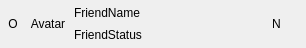
<?xml version="1.0" encoding="UTF-8"?>
<ui version="4.0">
 <class>FriendWidget</class>
 <widget class="QWidget" name="FriendWidget">
  <property name="geometry">
   <rect>
    <x>0</x>
    <y>0</y>
    <width>306</width>
    <height>48</height>
   </rect>
  </property>
  <property name="minimumSize">
   <size>
    <width>0</width>
    <height>48</height>
   </size>
  </property>
  <property name="windowTitle">
   <string>Form</string>
  </property>
  <layout class="QHBoxLayout" name="horizontalLayout">
   <property name="spacing">
    <number>4</number>
   </property>
   <property name="leftMargin">
    <number>4</number>
   </property>
   <property name="topMargin">
    <number>2</number>
   </property>
   <property name="rightMargin">
    <number>4</number>
   </property>
   <property name="bottomMargin">
    <number>2</number>
   </property>
   <item>
    <widget class="QLabel" name="labelOnlineStatus">
     <property name="sizePolicy">
      <sizepolicy hsizetype="Fixed" vsizetype="Preferred">
       <horstretch>0</horstretch>
       <verstretch>0</verstretch>
      </sizepolicy>
     </property>
     <property name="minimumSize">
      <size>
       <width>18</width>
       <height>0</height>
      </size>
     </property>
     <property name="maximumSize">
      <size>
       <width>18</width>
       <height>16777215</height>
      </size>
     </property>
     <property name="text">
      <string>O</string>
     </property>
     <property name="alignment">
      <set>Qt::AlignCenter</set>
     </property>
     <property name="textInteractionFlags">
      <set>Qt::NoTextInteraction</set>
     </property>
    </widget>
   </item>
   <item>
    <widget class="QLabel" name="labelAvatar">
     <property name="sizePolicy">
      <sizepolicy hsizetype="Fixed" vsizetype="Fixed">
       <horstretch>0</horstretch>
       <verstretch>0</verstretch>
      </sizepolicy>
     </property>
     <property name="minimumSize">
      <size>
       <width>44</width>
       <height>44</height>
      </size>
     </property>
     <property name="maximumSize">
      <size>
       <width>44</width>
       <height>44</height>
      </size>
     </property>
     <property name="text">
      <string>Avatar</string>
     </property>
     <property name="alignment">
      <set>Qt::AlignCenter</set>
     </property>
     <property name="textInteractionFlags">
      <set>Qt::NoTextInteraction</set>
     </property>
    </widget>
   </item>
   <item>
    <layout class="QVBoxLayout" name="verticalLayout">
     <property name="spacing">
      <number>0</number>
     </property>
     <item>
      <widget class="QLabel" name="labelFriendName">
       <property name="text">
        <string>FriendName</string>
       </property>
       <property name="textInteractionFlags">
        <set>Qt::NoTextInteraction</set>
       </property>
      </widget>
     </item>
     <item>
      <widget class="QLabel" name="labelFriendStatus">
       <property name="sizePolicy">
        <sizepolicy hsizetype="Preferred" vsizetype="Preferred">
         <horstretch>0</horstretch>
         <verstretch>0</verstretch>
        </sizepolicy>
       </property>
       <property name="text">
        <string>FriendStatus</string>
       </property>
       <property name="textInteractionFlags">
        <set>Qt::NoTextInteraction</set>
       </property>
      </widget>
     </item>
    </layout>
   </item>
   <item>
    <widget class="QLabel" name="labelPhoneNumber">
     <property name="sizePolicy">
      <sizepolicy hsizetype="Fixed" vsizetype="Preferred">
       <horstretch>0</horstretch>
       <verstretch>0</verstretch>
      </sizepolicy>
     </property>
     <property name="minimumSize">
      <size>
       <width>30</width>
       <height>0</height>
      </size>
     </property>
     <property name="text">
      <string>N</string>
     </property>
     <property name="textInteractionFlags">
      <set>Qt::NoTextInteraction</set>
     </property>
    </widget>
   </item>
  </layout>
 </widget>
 <resources/>
 <connections/>
</ui>
